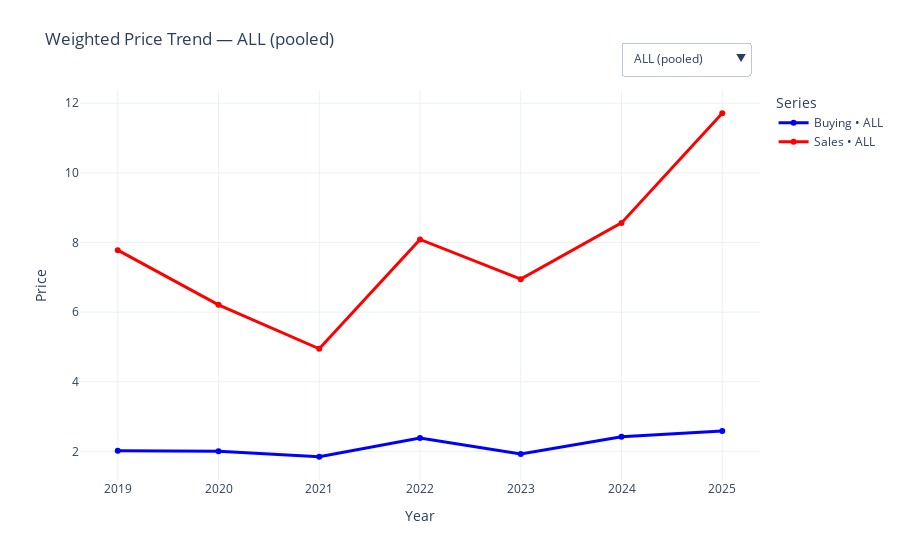
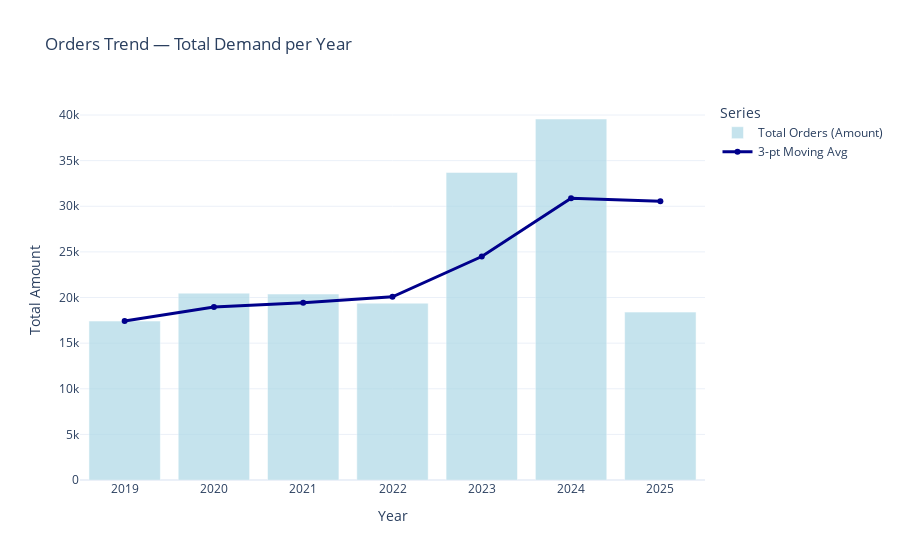

Notebook code cell kept with these figures, in order:
### Code cell
# ---------- CLEAN DATA ----------
df = data.copy()
# convert decimals with commas -> dots
for col in ["Buying_Price", "Sales_Price"]:
    df[col] = (
        df[col].astype(str).str.replace(",", ".", regex=False)
        .pipe(pd.to_numeric, errors="coerce")
    )
df["Amount"] = pd.to_numeric(df["Amount"], errors="coerce")
df["Year"] = pd.to_numeric(df["Year"], errors="coerce").astype("Int64")

# weighted average helper
def wavg(g, col):
    return np.average(g[col], weights=g["Amount"]) if g["Amount"].notna().any() else np.nan

# ---------- AGGREGATE ----------
agg = (
    df.groupby(["Year", "Product", "Unit"], dropna=False)
        .apply(lambda g: pd.Series({
            "Buying_wavg": wavg(g, "Buying_Price"),
            "Sales_wavg":  wavg(g, "Sales_Price")
        }))
        .reset_index()
        .sort_values(["Product", "Unit", "Year"])
)

# ---------- 1) PRICE TREND ----------
fig_price = go.Figure()

product_units = (
    agg[["Product", "Unit"]]
    .drop_duplicates()
    .sort_values(["Product", "Unit"])
    .to_records(index=False)
)

# traces for each product-unit pair
for prod, unit in product_units:
    sub = agg[(agg["Product"] == prod) & (agg["Unit"] == unit)]
    fig_price.add_trace(go.Scatter(
        x=sub["Year"], y=sub["Buying_wavg"],
        mode="lines+markers",
        name=f"Buying • {prod} • {unit}",
        hovertemplate="Year=%{x}<br>Buying=%{y:.2f}<extra></extra>",
        visible=False
    ))
    fig_price.add_trace(go.Scatter(
        x=sub["Year"], y=sub["Sales_wavg"],
        mode="lines+markers",
        name=f"Sales • {prod} • {unit}",
        hovertemplate="Year=%{x}<br>Sales=%{y:.2f}<extra></extra>",
        visible=False
    ))

# pooled (all data combined)
pooled = (
    df.groupby("Year", dropna=False)
        .apply(lambda g: pd.Series({
            "Buying_wavg": wavg(g, "Buying_Price"),
            "Sales_wavg":  wavg(g, "Sales_Price")
        }))
        .reset_index()
        .sort_values("Year")
)
fig_price.add_trace(go.Scatter(
    x=pooled["Year"], y=pooled["Buying_wavg"],
    mode="lines+markers",
    name="Buying • ALL",
    line=dict(color="blue", width=3),
    visible=True
))
fig_price.add_trace(go.Scatter(
    x=pooled["Year"], y=pooled["Sales_wavg"],
    mode="lines+markers",
    name="Sales • ALL",
    line=dict(color="red", width=3),
    visible=True
))

# dropdown menu
n_traces = len(fig_price.data)
pairs = list(product_units)
buttons = []

# add pooled button
vis_all = [False] * (2*len(pairs)) + [True, True]
buttons.append(dict(
    label="ALL (pooled)",
    method="update",
    args=[{"visible": vis_all},
          {"title": "Weighted Price Trend — ALL (pooled)"}]
))

# add one button per (product, unit)
for i, (prod, unit) in enumerate(pairs):
    vis = [False] * n_traces
    vis[2*i] = True
    vis[2*i + 1] = True
    buttons.append(dict(
        label=f"{prod} | {unit}",
        method="update",
        args=[{"visible": vis},
              {"title": f"Weighted Price Trend — {prod}, {unit}"}]
    ))

fig_price.update_layout(
    title="Weighted Price Trend — ALL (pooled)",
    xaxis_title="Year",
    yaxis_title="Price",
    legend_title="Series",
    updatemenus=[dict(
        type="dropdown",
        x=1.0, xanchor="right",
        y=1.15, yanchor="top",
        buttons=buttons,
        pad=dict(r=10, t=10)
    )],
    margin=dict(t=90),
    template="plotly_white"
)

# ---------- 2) ORDERS TREND ----------
orders = (
    df.groupby("Year", dropna=False)["Amount"].sum(min_count=1)
        .reset_index()
        .sort_values("Year")
        .rename(columns={"Amount": "Total_Amount"})
)
orders["MA3"] = orders["Total_Amount"].rolling(3, min_periods=1).mean()

fig_orders = go.Figure()
fig_orders.add_trace(go.Bar(
    x=orders["Year"], y=orders["Total_Amount"],
    name="Total Orders (Amount)",
    marker_color="lightblue",
    opacity=0.7
))
fig_orders.add_trace(go.Scatter(
    x=orders["Year"], y=orders["MA3"],
    mode="lines+markers",
    name="3-pt Moving Avg",
    line=dict(color="darkblue", width=3)
))
fig_orders.update_layout(
    title="Orders Trend — Total Demand per Year",
    xaxis_title="Year",
    yaxis_title="Total Amount",
    legend_title="Series",
    template="plotly_white"
)

fig_price.show()
fig_orders.show()

### Figure 1 — Plotly figure (JSON) as saved in the notebook; plotly's stock layout.template omitted (floating-point values rounded to 4 significant figures)
{"data": [{"hovertemplate": "Year=%{x}<br>Buying=%{y:.2f}<extra></extra>", "mode": "lines+markers", "name": "Buying • Socks • 1-pack", "type": "scatter", "visible": false, "x": [2020, 2024], "y": [1.343, 1.902]}, {"hovertemplate": "Year=%{x}<br>Sales=%{y:.2f}<extra></extra>", "mode": "lines+markers", "name": "Sales • Socks • 1-pack", "type": "scatter", "visible": false, "x": [2020, 2024], "y": [3.853, 7.272]}, {"hovertemplate": "Year=%{x}<br>Buying=%{y:.2f}<extra></extra>", "mode": "lines+markers", "name": "Buying • Socks • 2-pack", "type": "scatter", "visible": false, "x": [2019, 2020, 2023, 2024, 2025], "y": [2.59, 2.42, 1.247, 1.15, 1.1]}, {"hovertemplate": "Year=%{x}<br>Sales=%{y:.2f}<extra></extra>", "mode": "lines+markers", "name": "Sales • Socks • 2-pack", "type": "scatter", "visible": false, "x": [2019, 2020, 2023, 2024, 2025], "y": [5.8, 4.07, 3.538, 4.34, 8.0]}, {"hovertemplate": "Year=%{x}<br>Buying=%{y:.2f}<extra></extra>", "mode": "lines+markers", "name": "Buying • Socks • 3-pack", "type": "scatter", "visible": false, "x": [2019, 2021, 2023, 2024, 2025], "y": [2.07, 1.61, 1.2, 1.364, 2.494]}, {"hovertemplate": "Year=%{x}<br>Sales=%{y:.2f}<extra></extra>", "mode": "lines+markers", "name": "Sales • Socks • 3-pack", "type": "scatter", "visible": false, "x": [2019, 2021, 2023, 2024, 2025], "y": [10.29, 3.22, 4.5, 4.246, 9.725]}, {"hovertemplate": "Year=%{x}<br>Buying=%{y:.2f}<extra></extra>", "mode": "lines+markers", "name": "Buying • T-shirt • 1-pack", "type": "scatter", "visible": false, "x": [2019, 2022, 2023, 2024], "y": [1.14, 1.87, 1.34, 3.015]}, {"hovertemplate": "Year=%{x}<br>Sales=%{y:.2f}<extra></extra>", "mode": "lines+markers", "name": "Sales • T-shirt • 1-pack", "type": "scatter", "visible": false, "x": [2019, 2022, 2023, 2024], "y": [4.78, 6.189, 2.3, 9.029]}, {"hovertemplate": "Year=%{x}<br>Buying=%{y:.2f}<extra></extra>", "mode": "lines+markers", "name": "Buying • T-shirt • 2-pack", "type": "scatter", "visible": false, "x": [2020, 2021, 2022, 2024], "y": [1.696, 1.391, 2.591, 1.39]}, {"hovertemplate": "Year=%{x}<br>Sales=%{y:.2f}<extra></extra>", "mode": "lines+markers", "name": "Sales • T-shirt • 2-pack", "type": "scatter", "visible": false, "x": [2020, 2021, 2022, 2024], "y": [7.695, 5.107, 9.0, 3.97]}, {"hovertemplate": "Year=%{x}<br>Buying=%{y:.2f}<extra></extra>", "mode": "lines+markers", "name": "Buying • T-shirt • 3-pack", "type": "scatter", "visible": false, "x": [2019, 2020, 2021, 2023, 2024, 2025], "y": [1.323, 3.11, 1.29, 3.114, 3.069, 2.95]}, {"hovertemplate": "Year=%{x}<br>Sales=%{y:.2f}<extra></extra>", "mode": "lines+markers", "name": "Sales • T-shirt • 3-pack", "type": "scatter", "visible": false, "x": [2019, 2020, 2021, 2023, 2024, 2025], "y": [5.629, 4.53, 6.12, 15.14, 12.51, 14.57]}, {"hovertemplate": "Year=%{x}<br>Buying=%{y:.2f}<extra></extra>", "mode": "lines+markers", "name": "Buying • Trunks • 1-pack", "type": "scatter", "visible": false, "x": [2019, 2021, 2022, 2023, 2024], "y": [3.03, 3.2, 2.85, 2.061, 2.758]}, {"hovertemplate": "Year=%{x}<br>Sales=%{y:.2f}<extra></extra>", "mode": "lines+markers", "name": "Sales • Trunks • 1-pack", "type": "scatter", "visible": false, "x": [2019, 2021, 2022, 2023, 2024], "y": [9.93, 5.8, 9.38, 6.834, 11.09]}, {"hovertemplate": "Year=%{x}<br>Buying=%{y:.2f}<extra></extra>", "mode": "lines+markers", "name": "Buying • Trunks • 2-pack", "type": "scatter", "visible": false, "x": [2020, 2023], "y": [3.49, 2.05]}, {"hovertemplate": "Year=%{x}<br>Sales=%{y:.2f}<extra></extra>", "mode": "lines+markers", "name": "Sales • Trunks • 2-pack", "type": "scatter", "visible": false, "x": [2020, 2023], "y": [16.31, 9.46]}, {"hovertemplate": "Year=%{x}<br>Buying=%{y:.2f}<extra></extra>", "mode": "lines+markers", "name": "Buying • Trunks • 3-pack", "type": "scatter", "visible": false, "x": [2023, 2024, 2025], "y": [2.012, 2.48, 2.79]}, {"hovertemplate": "Year=%{x}<br>Sales=%{y:.2f}<extra></extra>", "mode": "lines+markers", "name": "Sales • Trunks • 3-pack", "type": "scatter", "visible": false, "x": [2023, 2024, 2025], "y": [7.112, 7.76, 13.61]}, {"line": {"color": "blue", "width": 3}, "mode": "lines+markers", "name": "Buying • ALL", "type": "scatter", "visible": true, "x": [2019, 2020, 2021, 2022, 2023, 2024, 2025], "y": [2.016, 2.003, 1.846, 2.385, 1.925, 2.422, 2.586]}, {"line": {"color": "red", "width": 3}, "mode": "lines+markers", "name": "Sales • ALL", "type": "scatter", "visible": true, "x": [2019, 2020, 2021, 2022, 2023, 2024, 2025], "y": [7.78, 6.211, 4.947, 8.088, 6.947, 8.564, 11.71]}], "layout": {"legend": {"title": {"text": "Series"}}, "margin": {"t": 90}, "title": {"text": "Weighted Price Trend — ALL (pooled)"}, "updatemenus": [{"buttons": [{"args": [{"visible": [false, false, false, false, false, false, false, false, false, false, false, false, false, false, false, false, false, false, true, true]}, {"title": "Weighted Price Trend — ALL (pooled)"}], "label": "ALL (pooled)", "method": "update"}, {"args": [{"visible": [true, true, false, false, false, false, false, false, false, false, false, false, false, false, false, false, false, false, false, false]}, {"title": "Weighted Price Trend — Socks, 1-pack"}], "label": "Socks | 1-pack", "method": "update"}, {"args": [{"visible": [false, false, true, true, false, false, false, false, false, false, false, false, false, false, false, false, false, false, false, false]}, {"title": "Weighted Price Trend — Socks, 2-pack"}], "label": "Socks | 2-pack", "method": "update"}, {"args": [{"visible": [false, false, false, false, true, true, false, false, false, false, false, false, false, false, false, false, false, false, false, false]}, {"title": "Weighted Price Trend — Socks, 3-pack"}], "label": "Socks | 3-pack", "method": "update"}, {"args": [{"visible": [false, false, false, false, false, false, true, true, false, false, false, false, false, false, false, false, false, false, false, false]}, {"title": "Weighted Price Trend — T-shirt, 1-pack"}], "label": "T-shirt | 1-pack", "method": "update"}, {"args": [{"visible": [false, false, false, false, false, false, false, false, true, true, false, false, false, false, false, false, false, false, false, false]}, {"title": "Weighted Price Trend — T-shirt, 2-pack"}], "label": "T-shirt | 2-pack", "method": "update"}, {"args": [{"visible": [false, false, false, false, false, false, false, false, false, false, true, true, false, false, false, false, false, false, false, false]}, {"title": "Weighted Price Trend — T-shirt, 3-pack"}], "label": "T-shirt | 3-pack", "method": "update"}, {"args": [{"visible": [false, false, false, false, false, false, false, false, false, false, false, false, true, true, false, false, false, false, false, false]}, {"title": "Weighted Price Trend — Trunks, 1-pack"}], "label": "Trunks | 1-pack", "method": "update"}, {"args": [{"visible": [false, false, false, false, false, false, false, false, false, false, false, false, false, false, true, true, false, false, false, false]}, {"title": "Weighted Price Trend — Trunks, 2-pack"}], "label": "Trunks | 2-pack", "method": "update"}, {"args": [{"visible": [false, false, false, false, false, false, false, false, false, false, false, false, false, false, false, false, true, true, false, false]}, {"title": "Weighted Price Trend — Trunks, 3-pack"}], "label": "Trunks | 3-pack", "method": "update"}], "pad": {"r": 10, "t": 10}, "type": "dropdown", "x": 1, "xanchor": "right", "y": 1.15, "yanchor": "top"}], "xaxis": {"title": {"text": "Year"}}, "yaxis": {"title": {"text": "Price"}}}}

### Figure 2 — Plotly figure (JSON) as saved in the notebook; plotly's stock layout.template omitted (floating-point values rounded to 4 significant figures)
{"data": [{"marker": {"color": "lightblue"}, "name": "Total Orders (Amount)", "opacity": 0.7, "type": "bar", "x": [2019, 2020, 2021, 2022, 2023, 2024, 2025], "y": [17417, 20479, 20378, 19373, 33712, 39562, 18399]}, {"line": {"color": "darkblue", "width": 3}, "mode": "lines+markers", "name": "3-pt Moving Avg", "type": "scatter", "x": [2019, 2020, 2021, 2022, 2023, 2024, 2025], "y": [17420.0, 18950.0, 19420.0, 20080.0, 24490.0, 30880.0, 30560.0]}], "layout": {"legend": {"title": {"text": "Series"}}, "title": {"text": "Orders Trend — Total Demand per Year"}, "xaxis": {"title": {"text": "Year"}}, "yaxis": {"title": {"text": "Total Amount"}}}}
